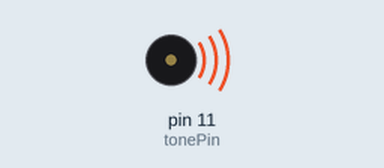
The sketch below on a simulated Arduino Uno, built with avr-gcc and run on an emulated ATmega328P. On the bench: buzzer (waves = sounding).

Above: at 0.15 s.
Timing chart, 0 to 6.2 s (numbered marks = the images above):
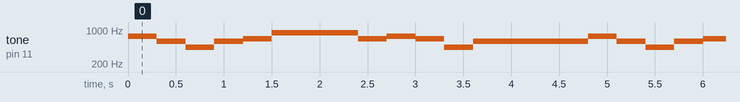

The sketch:

_Famima_melody.ino
```cpp
#define NOTE_A 440
#define NOTE_B 493
#define NOTE_Cis 554
#define NOTE_D 587
#define NOTE_E 659
#define NOTE_Fis 739
#define NOTE_Gis 830
#define NOTE_A2 880

#define WHOLE 1
#define HALF 0.5
#define QUARTER 0.25
#define EIGHTH 0.125
#define SIXTEENTH 0.625

// notes in the melody:
int tune[] =
{
    NOTE_Fis, NOTE_D, NOTE_A, NOTE_D, NOTE_E, NOTE_A2,
    NOTE_E, NOTE_Fis, NOTE_E, NOTE_A, NOTE_D
};
/* note durations: 1 = one note*/

float duration[]=
{1,1,1,1,1,3,
 1,1,1,1,4};
int length;
int tonePin=11;                // buzzer pin
void setup()
{ Serial.begin(9600);
    pinMode(tonePin,OUTPUT);   //  initialize the digital pin as an output
    length = sizeof(tune)/sizeof(tune[0]);
}
void loop()
{
    for(int x=0;x<length;x++)
    {tone(tonePin,tune[x]);
        delay(300*duration[(x%100)]);    // to distinguish the notes, set a minimum time between them.

        noTone(tonePin); // stop the tone playing:
    }
}
```

Measured:
- by itself, tone on pin 11 (tonePin): repeats every 4.8 s: 587 Hz 0.30 s, 440 Hz 0.30 s, 587 Hz 0.30 s, 659 Hz 0.30 s, 880 Hz 0.90 s, 659 Hz 0.30 s, 739 Hz 0.30 s, 659 Hz 0.30 s, 440 Hz 0.30 s, 587 Hz 1.2 s, 739 Hz 0.30 s
